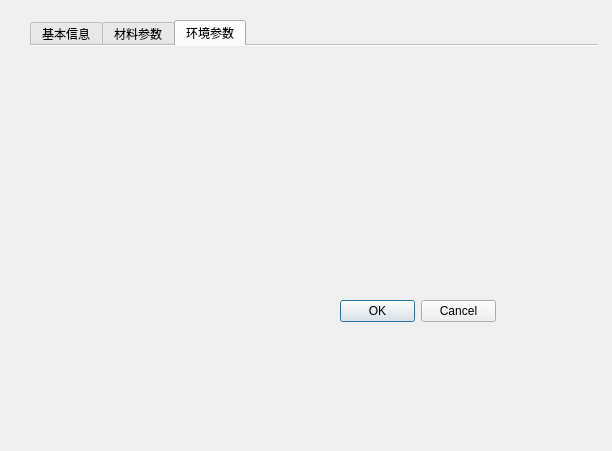
<?xml version="1.0" encoding="UTF-8"?>
<ui version="4.0">
 <class>Form</class>
 <widget class="QWidget" name="Form">
  <property name="geometry">
   <rect>
    <x>0</x>
    <y>0</y>
    <width>612</width>
    <height>451</height>
   </rect>
  </property>
  <property name="windowTitle">
   <string>Form</string>
  </property>
  <widget class="QDialogButtonBox" name="buttonBox">
   <property name="geometry">
    <rect>
     <x>340</x>
     <y>300</y>
     <width>156</width>
     <height>23</height>
    </rect>
   </property>
   <property name="orientation">
    <enum>Qt::Horizontal</enum>
   </property>
   <property name="standardButtons">
    <set>QDialogButtonBox::Cancel|QDialogButtonBox::Ok</set>
   </property>
  </widget>
  <widget class="QTabWidget" name="tabWidget">
   <property name="geometry">
    <rect>
     <x>30</x>
     <y>20</y>
     <width>568</width>
     <height>266</height>
    </rect>
   </property>
   <property name="mouseTracking">
    <bool>false</bool>
   </property>
   <property name="currentIndex">
    <number>2</number>
   </property>
   <property name="iconSize">
    <size>
     <width>22</width>
     <height>22</height>
    </size>
   </property>
   <property name="elideMode">
    <enum>Qt::ElideNone</enum>
   </property>
   <property name="usesScrollButtons">
    <bool>false</bool>
   </property>
   <property name="documentMode">
    <bool>true</bool>
   </property>
   <widget class="QWidget" name="tab1">
    <attribute name="title">
     <string>基本信息</string>
    </attribute>
    <widget class="QWidget" name="layoutWidget">
     <property name="geometry">
      <rect>
       <x>160</x>
       <y>10</y>
       <width>251</width>
       <height>61</height>
      </rect>
     </property>
     <layout class="QHBoxLayout" name="horizontalLayout_2">
      <item>
       <layout class="QVBoxLayout" name="verticalLayout_2">
        <item>
         <widget class="QLabel" name="label_7">
          <property name="font">
           <font>
            <family>AcadEref</family>
            <underline>false</underline>
           </font>
          </property>
          <property name="text">
           <string>实测碳化深度</string>
          </property>
          <property name="textFormat">
           <enum>Qt::PlainText</enum>
          </property>
          <property name="scaledContents">
           <bool>false</bool>
          </property>
          <property name="alignment">
           <set>Qt::AlignCenter</set>
          </property>
          <property name="wordWrap">
           <bool>false</bool>
          </property>
          <property name="openExternalLinks">
           <bool>false</bool>
          </property>
         </widget>
        </item>
        <item>
         <widget class="QLabel" name="label_9">
          <property name="font">
           <font>
            <family>AcadEref</family>
            <underline>false</underline>
           </font>
          </property>
          <property name="text">
           <string>测试时间</string>
          </property>
          <property name="textFormat">
           <enum>Qt::PlainText</enum>
          </property>
          <property name="scaledContents">
           <bool>false</bool>
          </property>
          <property name="alignment">
           <set>Qt::AlignCenter</set>
          </property>
          <property name="wordWrap">
           <bool>false</bool>
          </property>
          <property name="openExternalLinks">
           <bool>false</bool>
          </property>
         </widget>
        </item>
       </layout>
      </item>
      <item>
       <layout class="QHBoxLayout" name="horizontalLayout">
        <item>
         <layout class="QVBoxLayout" name="verticalLayout_3">
          <item>
           <widget class="QLineEdit" name="lineEdit">
            <property name="sizePolicy">
             <sizepolicy hsizetype="Fixed" vsizetype="Fixed">
              <horstretch>0</horstretch>
              <verstretch>0</verstretch>
             </sizepolicy>
            </property>
           </widget>
          </item>
          <item>
           <widget class="QLineEdit" name="lineEdit_2"/>
          </item>
         </layout>
        </item>
        <item>
         <layout class="QVBoxLayout" name="verticalLayout">
          <item>
           <widget class="QLabel" name="label_12">
            <property name="font">
             <font>
              <family>AcadEref</family>
              <underline>false</underline>
             </font>
            </property>
            <property name="text">
             <string>毫米</string>
            </property>
            <property name="textFormat">
             <enum>Qt::PlainText</enum>
            </property>
            <property name="scaledContents">
             <bool>false</bool>
            </property>
            <property name="alignment">
             <set>Qt::AlignCenter</set>
            </property>
            <property name="wordWrap">
             <bool>false</bool>
            </property>
            <property name="openExternalLinks">
             <bool>false</bool>
            </property>
           </widget>
          </item>
          <item>
           <widget class="QLabel" name="label_4">
            <property name="text">
             <string>年</string>
            </property>
           </widget>
          </item>
         </layout>
        </item>
       </layout>
      </item>
     </layout>
    </widget>
    <widget class="QWidget" name="layoutWidget_2">
     <property name="geometry">
      <rect>
       <x>13</x>
       <y>74</y>
       <width>431</width>
       <height>161</height>
      </rect>
     </property>
     <layout class="QVBoxLayout" name="verticalLayout_4">
      <item>
       <layout class="QHBoxLayout" name="horizontalLayout_3">
        <item>
         <widget class="QLabel" name="label_6">
          <property name="text">
           <string>测试位置s1</string>
          </property>
          <property name="alignment">
           <set>Qt::AlignCenter</set>
          </property>
         </widget>
        </item>
        <item>
         <widget class="QRadioButton" name="radioButton">
          <property name="text">
           <string>角区</string>
          </property>
          <property name="checked">
           <bool>true</bool>
          </property>
         </widget>
        </item>
        <item>
         <widget class="QRadioButton" name="radioButton_2">
          <property name="text">
           <string>非角区</string>
          </property>
          <property name="checked">
           <bool>false</bool>
          </property>
         </widget>
        </item>
       </layout>
      </item>
      <item>
       <layout class="QHBoxLayout" name="horizontalLayout_4">
        <item>
         <widget class="QLabel" name="label">
          <property name="text">
           <string>评定位置s2</string>
          </property>
          <property name="alignment">
           <set>Qt::AlignCenter</set>
          </property>
         </widget>
        </item>
        <item>
         <widget class="QRadioButton" name="radioButton_3">
          <property name="text">
           <string>角区</string>
          </property>
          <property name="checked">
           <bool>true</bool>
          </property>
         </widget>
        </item>
        <item>
         <widget class="QRadioButton" name="radioButton_4">
          <property name="text">
           <string>非角区</string>
          </property>
         </widget>
        </item>
       </layout>
      </item>
      <item>
       <layout class="QHBoxLayout" name="horizontalLayout_5">
        <item>
         <widget class="QLabel" name="label_2">
          <property name="text">
           <string>结构/构件种类</string>
          </property>
          <property name="alignment">
           <set>Qt::AlignCenter</set>
          </property>
         </widget>
        </item>
        <item>
         <widget class="QRadioButton" name="radioButton_5">
          <property name="text">
           <string>普通 </string>
          </property>
          <property name="checked">
           <bool>true</bool>
          </property>
         </widget>
        </item>
        <item>
         <widget class="QRadioButton" name="radioButton_6">
          <property name="text">
           <string>预应力</string>
          </property>
         </widget>
        </item>
       </layout>
      </item>
      <item>
       <layout class="QHBoxLayout" name="horizontalLayout_6">
        <item>
         <widget class="QLabel" name="label_10">
          <property name="font">
           <font>
            <family>AcadEref</family>
            <underline>false</underline>
           </font>
          </property>
          <property name="text">
           <string>结构/构件耐久性重要性</string>
          </property>
          <property name="textFormat">
           <enum>Qt::PlainText</enum>
          </property>
          <property name="scaledContents">
           <bool>false</bool>
          </property>
          <property name="alignment">
           <set>Qt::AlignCenter</set>
          </property>
          <property name="wordWrap">
           <bool>false</bool>
          </property>
          <property name="openExternalLinks">
           <bool>false</bool>
          </property>
         </widget>
        </item>
        <item>
         <widget class="QRadioButton" name="radioButton_7">
          <property name="text">
           <string>重要</string>
          </property>
         </widget>
        </item>
        <item>
         <widget class="QRadioButton" name="radioButton_9">
          <property name="text">
           <string>一般</string>
          </property>
          <property name="checked">
           <bool>true</bool>
          </property>
         </widget>
        </item>
        <item>
         <widget class="QRadioButton" name="radioButton_8">
          <property name="text">
           <string>次要</string>
          </property>
         </widget>
        </item>
       </layout>
      </item>
      <item>
       <layout class="QHBoxLayout" name="horizontalLayout_7">
        <item>
         <widget class="QLabel" name="label_8">
          <property name="text">
           <string>构件类别</string>
          </property>
          <property name="alignment">
           <set>Qt::AlignCenter</set>
          </property>
         </widget>
        </item>
        <item>
         <widget class="QRadioButton" name="radioButton_10">
          <property name="text">
           <string>杆件</string>
          </property>
          <property name="checked">
           <bool>true</bool>
          </property>
         </widget>
        </item>
        <item>
         <widget class="QRadioButton" name="radioButton_11">
          <property name="text">
           <string>墙板</string>
          </property>
         </widget>
        </item>
       </layout>
      </item>
      <item>
       <layout class="QHBoxLayout" name="horizontalLayout_8">
        <item>
         <widget class="QLabel" name="label_3">
          <property name="text">
           <string>工作应力sigma</string>
          </property>
          <property name="alignment">
           <set>Qt::AlignCenter</set>
          </property>
         </widget>
        </item>
        <item>
         <widget class="QRadioButton" name="radioButton_12">
          <property name="text">
           <string>受拉</string>
          </property>
          <property name="checked">
           <bool>true</bool>
          </property>
         </widget>
        </item>
        <item>
         <widget class="QRadioButton" name="radioButton_13">
          <property name="text">
           <string>受压</string>
          </property>
         </widget>
        </item>
       </layout>
      </item>
     </layout>
    </widget>
   </widget>
   <widget class="QWidget" name="tab">
    <attribute name="title">
     <string>材料参数</string>
    </attribute>
    <widget class="QLabel" name="label_23">
     <property name="geometry">
      <rect>
       <x>340</x>
       <y>30</y>
       <width>18</width>
       <height>16</height>
      </rect>
     </property>
     <property name="text">
      <string>Mpa</string>
     </property>
    </widget>
    <widget class="QLabel" name="label_25">
     <property name="geometry">
      <rect>
       <x>334</x>
       <y>57</y>
       <width>31</width>
       <height>16</height>
      </rect>
     </property>
     <property name="text">
      <string/>
     </property>
    </widget>
    <widget class="QWidget" name="layoutWidget_3">
     <property name="geometry">
      <rect>
       <x>130</x>
       <y>140</y>
       <width>241</width>
       <height>101</height>
      </rect>
     </property>
     <layout class="QVBoxLayout" name="verticalLayout_12">
      <item>
       <layout class="QVBoxLayout" name="verticalLayout_11">
        <item>
         <layout class="QHBoxLayout" name="horizontalLayout_16">
          <item>
           <layout class="QHBoxLayout" name="horizontalLayout_10">
            <item>
             <widget class="QLabel" name="label_15">
              <property name="text">
               <string>钢筋强度</string>
              </property>
             </widget>
            </item>
            <item>
             <widget class="QLineEdit" name="lineEdit_7"/>
            </item>
            <item>
             <widget class="QLabel" name="label_19">
              <property name="text">
               <string>Mpa</string>
              </property>
             </widget>
            </item>
           </layout>
          </item>
          <item>
           <layout class="QHBoxLayout" name="horizontalLayout_11">
            <item>
             <widget class="QLabel" name="label_16">
              <property name="text">
               <string>直径</string>
              </property>
             </widget>
            </item>
            <item>
             <widget class="QLineEdit" name="lineEdit_8"/>
            </item>
            <item>
             <widget class="QLabel" name="label_20">
              <property name="text">
               <string>mm</string>
              </property>
             </widget>
            </item>
           </layout>
          </item>
         </layout>
        </item>
        <item>
         <layout class="QHBoxLayout" name="horizontalLayout_9">
          <item>
           <widget class="QLabel" name="label_18">
            <property name="text">
             <string>种类</string>
            </property>
           </widget>
          </item>
          <item>
           <widget class="QRadioButton" name="radioButton_14">
            <property name="text">
             <string>光圆</string>
            </property>
           </widget>
          </item>
          <item>
           <widget class="QRadioButton" name="radioButton_15">
            <property name="text">
             <string>带肋</string>
            </property>
           </widget>
          </item>
         </layout>
        </item>
       </layout>
      </item>
      <item>
       <layout class="QHBoxLayout" name="horizontalLayout_18">
        <item>
         <widget class="QLabel" name="label_17">
          <property name="text">
           <string>受力钢筋截面损失率</string>
          </property>
         </widget>
        </item>
        <item>
         <widget class="QLineEdit" name="lineEdit_9"/>
        </item>
        <item>
         <widget class="QLabel" name="label_24">
          <property name="text">
           <string>%</string>
          </property>
         </widget>
        </item>
       </layout>
      </item>
     </layout>
    </widget>
    <widget class="QWidget" name="layoutWidget_4">
     <property name="geometry">
      <rect>
       <x>151</x>
       <y>79</y>
       <width>189</width>
       <height>52</height>
      </rect>
     </property>
     <layout class="QHBoxLayout" name="horizontalLayout_15">
      <item>
       <layout class="QHBoxLayout" name="horizontalLayout_13">
        <item>
         <layout class="QVBoxLayout" name="verticalLayout_7">
          <item>
           <widget class="QLabel" name="label_11">
            <property name="text">
             <string>混凝土保护层厚度</string>
            </property>
           </widget>
          </item>
          <item>
           <widget class="QLabel" name="label_14">
            <property name="text">
             <string>粉煤灰取代量</string>
            </property>
           </widget>
          </item>
         </layout>
        </item>
        <item>
         <layout class="QVBoxLayout" name="verticalLayout_8">
          <item>
           <widget class="QLineEdit" name="lineEdit_6"/>
          </item>
          <item>
           <widget class="QLineEdit" name="lineEdit_5"/>
          </item>
         </layout>
        </item>
       </layout>
      </item>
      <item>
       <layout class="QVBoxLayout" name="verticalLayout_9">
        <item>
         <widget class="QLabel" name="label_21">
          <property name="text">
           <string>mm</string>
          </property>
         </widget>
        </item>
        <item>
         <widget class="QLabel" name="label_22">
          <property name="text">
           <string/>
          </property>
         </widget>
        </item>
       </layout>
      </item>
     </layout>
    </widget>
    <widget class="QWidget" name="layoutWidget_5">
     <property name="geometry">
      <rect>
       <x>154</x>
       <y>24</y>
       <width>181</width>
       <height>51</height>
      </rect>
     </property>
     <layout class="QHBoxLayout" name="horizontalLayout_12">
      <item>
       <layout class="QVBoxLayout" name="verticalLayout_6">
        <item>
         <widget class="QLabel" name="label_5">
          <property name="text">
           <string>混凝土强度评定值</string>
          </property>
         </widget>
        </item>
        <item>
         <widget class="QLabel" name="label_13">
          <property name="text">
           <string>混凝土强度等级</string>
          </property>
         </widget>
        </item>
       </layout>
      </item>
      <item>
       <layout class="QVBoxLayout" name="verticalLayout_5">
        <item>
         <widget class="QLineEdit" name="lineEdit_3"/>
        </item>
        <item>
         <widget class="QComboBox" name="comboBox">
          <item>
           <property name="text">
            <string>C10</string>
           </property>
          </item>
          <item>
           <property name="text">
            <string>C15</string>
           </property>
          </item>
          <item>
           <property name="text">
            <string>C20</string>
           </property>
          </item>
          <item>
           <property name="text">
            <string>C25</string>
           </property>
          </item>
          <item>
           <property name="text">
            <string>C30</string>
           </property>
          </item>
          <item>
           <property name="text">
            <string>C35</string>
           </property>
          </item>
          <item>
           <property name="text">
            <string>C40</string>
           </property>
          </item>
          <item>
           <property name="text">
            <string>C45</string>
           </property>
          </item>
          <item>
           <property name="text">
            <string>C50</string>
           </property>
          </item>
          <item>
           <property name="text">
            <string>C55</string>
           </property>
          </item>
          <item>
           <property name="text">
            <string>C60</string>
           </property>
          </item>
          <item>
           <property name="text">
            <string>C65</string>
           </property>
          </item>
          <item>
           <property name="text">
            <string>C70</string>
           </property>
          </item>
          <item>
           <property name="text">
            <string>C75</string>
           </property>
          </item>
          <item>
           <property name="text">
            <string>C80</string>
           </property>
          </item>
         </widget>
        </item>
       </layout>
      </item>
     </layout>
    </widget>
   </widget>
   <widget class="QWidget" name="tab_2">
    <attribute name="title">
     <string>环境参数</string>
    </attribute>
   </widget>
  </widget>
 </widget>
 <resources/>
 <connections/>
</ui>
